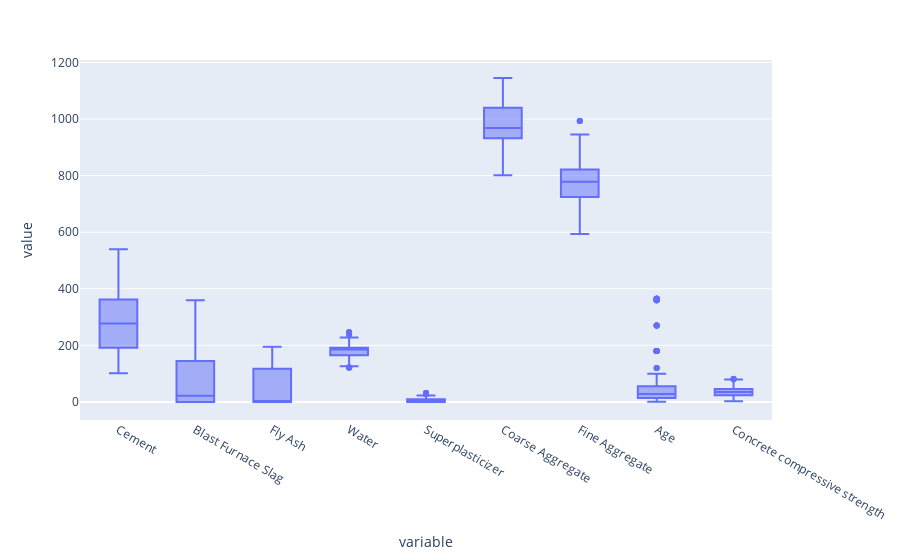

This figure's notebook cell:
### Code cell
## plot all columns of df as line graphs into one figure with plotly
from sklearn.model_selection import train_test_split
df_train, df_test = train_test_split(df, test_size=0.3, random_state=42)
fig = px.box(df_train)
fig.show()

### Figure 1 — Plotly figure (JSON) as saved in the notebook; plotly's stock layout.template omitted (floating-point values rounded to 4 significant figures; data arrays with more than 128 entries replaced by an {"elided": "..."} marker saying what was removed)
{"data": [{"alignmentgroup": "True", "hovertemplate": "variable=%{x}<br>value=%{y}<extra></extra>", "legendgroup": "", "marker": {"color": "#636efa"}, "name": "", "notched": false, "offsetgroup": "", "orientation": "v", "showlegend": false, "type": "box", "x": {"elided": "6489 str values"}, "x0": " ", "xaxis": "x", "y": {"elided": "6489 float values"}, "y0": " ", "yaxis": "y"}], "layout": {"boxmode": "group", "legend": {"tracegroupgap": 0}, "margin": {"t": 60}, "xaxis": {"anchor": "y", "domain": [0, 1], "title": {"text": "variable"}}, "yaxis": {"anchor": "x", "domain": [0, 1], "title": {"text": "value"}}}}
